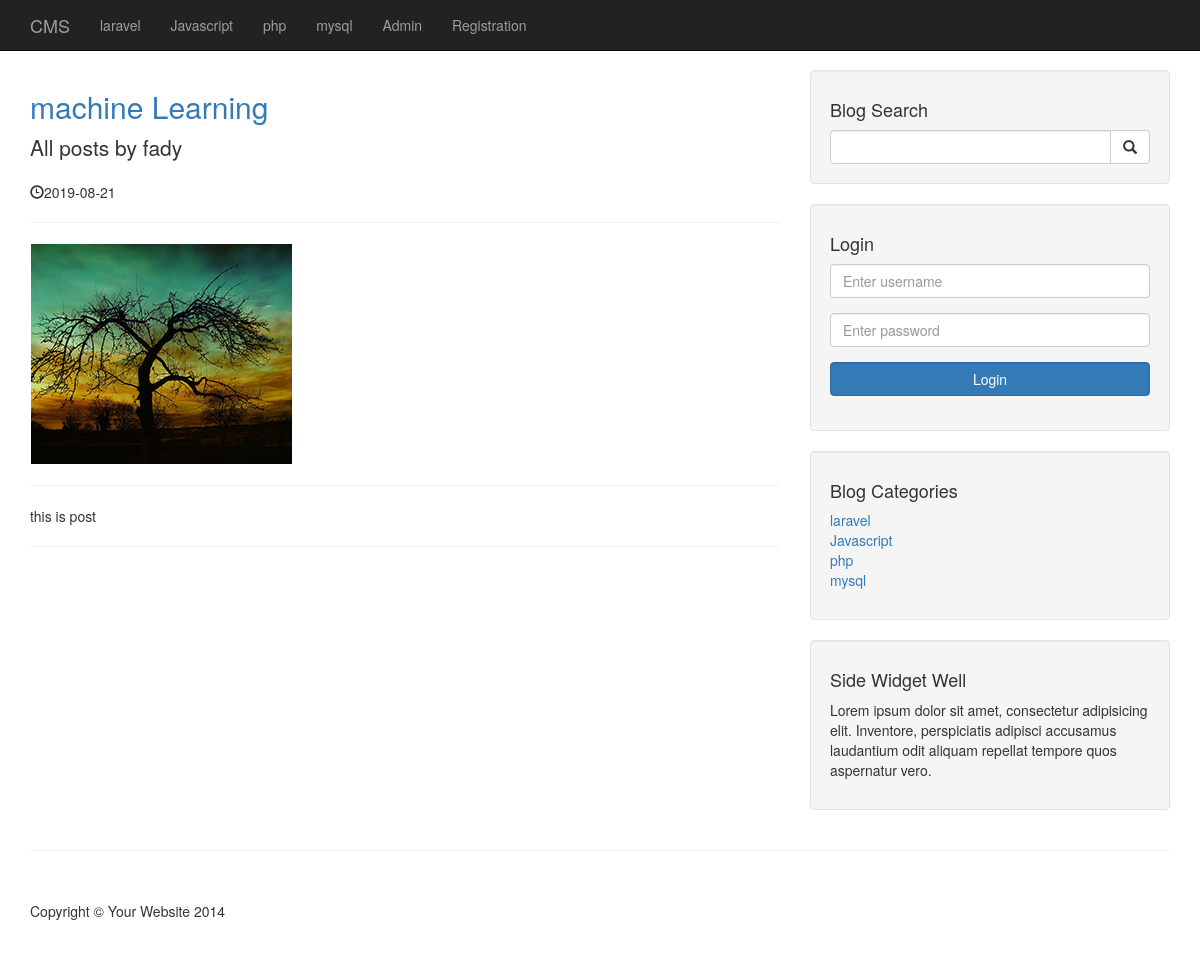
Page /author_posts.php?author=fady&p_id=145 on the committed database.
### tables this page shows
CREATE TABLE `categories` (
  `cat_id` int(3) NOT NULL,
  `cat_title` varchar(255) NOT NULL
);

CREATE TABLE `posts` (
  `post_id` int(3) NOT NULL,
  `post_category_id` int(3) NOT NULL,
  `post_title` varchar(255) NOT NULL,
  `post_author` varchar(255) NOT NULL,
  `post_user` varchar(255) NOT NULL,
  `post_date` date NOT NULL,
  `post_image` text NOT NULL,
  `post_content` text NOT NULL,
  `post_tags` varchar(255) NOT NULL,
  `post_comment_count` varchar(255) NOT NULL,
  `post_status` varchar(255) NOT NULL DEFAULT 'draft',
  `post_views_count` int(11) NOT NULL
);

### author_posts.php (the view, shortened to what this page needs)
<?php include "includes/db.php"; ?>
<?php include "includes/header.php"; ?>
    <?php include "includes/navigation.php"; ?>
    <div class="container">
        <div class="row">
            <div class="col-md-8">
                <?php
                if (isset($_GET['p_id'])) {
                    $the_post_author = $_GET['author'];
                }
            $query = "SELECT * FROM posts WHERE post_author = '{$the_post_author}'";
                $select_all_posts_query = mysqli_query($connection, $query);
                while($row = mysqli_fetch_assoc($select_all_posts_query)) {
                    $post_title = $row['post_title'];
                    $post_author = $row['post_author'];
                    $post_date = $row['post_date'];
                    $post_image = $row['post_image'];
                    $post_content = $row['post_content'];
                    ?>
                    <h2>
                        <a href="#"><?php echo $post_title ?></a>
                    </h2>
                    <p class="lead">
                        All posts by <?php echo $post_author ?>
                    </p>
                    <p><span class="glyphicon glyphicon-time"></span><?php echo $post_date ?></p>
                    <hr>
                    <img class="img-responsive" src="images/<?php echo $post_image; ?>" alt="">
                    <hr>
                    <p><?php echo $post_content ?></p>
                    <hr>
                <?php }?>
            </div>
            <?php include "includes/sidebar.php"; ?>
        </div>
        <hr>
<?php include "includes/footer.php"; ?>

### includes/navigation.php (shortened to what this page needs)
<nav class="navbar navbar-inverse navbar-fixed-top" role="navigation">
    <div class="container">
        <div class="navbar-header">
            <a class="navbar-brand" href="index.php">CMS</a>
        </div>
        <div class="collapse navbar-collapse" id="bs-example-navbar-collapse-1">
            <ul class="nav navbar-nav">
                <?php
                $query = "SELECT * FROM categories";
                $select_all_categories_query = mysqli_query($connection, $query);
                while($row = mysqli_fetch_assoc($select_all_categories_query)) {
                    $cat_title = $row['cat_title'];
                    echo "<li><a href='#'>{$cat_title}</a></li>";
                }
                ?>
                <li>
                    <a href="admin">Admin</a>
                </li>
                <li>
                    <a href="registration.php">Registration</a>
                </li>
            </ul>
        </div>
    </div>
</nav>

### includes/sidebar.php
<div class="col-md-4">
    <div class="well">
        <h4>Blog Search</h4>
        <form action="search.php" method="post">
            <div class="input-group">
                <input name="search" type="text" class="form-control">
                <span class="input-group-btn">
                    <button name="submit" class="btn btn-default" type="submit">
                        <span class="glyphicon glyphicon-search"></span>
                    </button>
                </span>
            </div>
        </form>
    </div>
    <div class="well">
        <h4>Login</h4>
        <form action="includes/login.php" method="post">
            <div class="form-group">
                <input name="username" type="text" class="form-control" placeholder="Enter username">
            </div>
            <div class="form-group">
                <input name="password" type="password" class="form-control" placeholder="Enter password">
            </div>
            <div class="form-group">
               <button class="btn btn-primary form-control" name="login" type="submit">Login</button>
            </div>
        </form>
    </div>
    <div class="well">
        <?php
        $query = "SELECT * FROM categories";
        $select_categories_sidebar = mysqli_query($connection, $query);
        ?>
        <h4>Blog Categories</h4>
        <div class="row">
            <div class="col-lg-12">
                <ul class="list-unstyled">
                    <?php
                    while($row = mysqli_fetch_assoc($select_categories_sidebar)) {
                        $cat_id = $row['cat_id'];
                        $cat_title = $row['cat_title'];
                        echo "<li><a href='category.php?category=$cat_id'>{$cat_title}</a></li>";
                    }
                    ?>
                </ul>
            </div>
        </div>
    </div>
    <?php include "widget.php"; ?>
</div>

### css/blog-home.css (style rules this page uses)
body { padding-top: 70px; }

### rows in the picture
categories: cat_title "laravel"
categories: cat_title "Javascript"
categories: cat_title "php"
categories: cat_title "mysql"
posts: post_title "machine Learning", post_author "fady", post_date "2019-08-21", post_image (picture), post_content "this is post"
